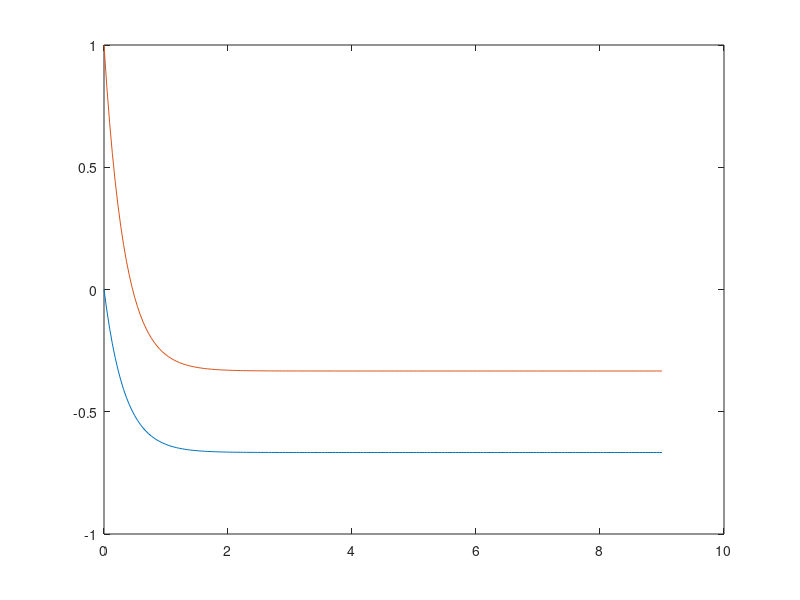

This figure's MATLAB source:
f=@(x,y) x*cos(x)+y;

x(1)=0;
y(1)=0.5;
n=1;
xf=0.05;
dx=(xf-x(1))/n;

for i=1:n
    x(i+1)=x(i)+dx; %#ok<*SAGROW>
    fz=@(yp1) -yp1+y(i)+dx*0.5*(f(x(i),y(i))+f(x(i+1),yp1));
    y(i+1)=fzero(fz,y(i),optimset('Display', 'off'));
end

disp(y)

%% Trapezoidal System of ODEs
f1=@(x,y1,y2) y1-2*y2;
f2=@(x,y1,y2) 2*y1-4*y2;

x(1)=0;
y1(1)=0;
y2(1)=1;

n=200;
xf=9;
dx=(xf-x(1))/n;

for i=1:n
    x(i+1)=x(i)+dx;
    % z(1) is y1 next, z(2) is y2 next
    g1=@(z) y1(i)+0.5*dx*(f1(x(i),y1(i),y2(i))+f1(x(i+1),z(1),z(2)))-z(1);
    g2=@(z) y2(i)+0.5*dx*(f2(x(i),y1(i),y2(i))+f2(x(i+1),z(1),z(2)))-z(2);
    gg=@(z) [g1(z);g2(z)];

    options=optimset('Display','off');
    y_next_sol=fsolve(gg, [y1(i),y2(i)], options);
    y1(i+1)=y_next_sol(1);
    y2(i+1)=y_next_sol(2);
end

plot(x, y1); hold on;
plot(x, y2)